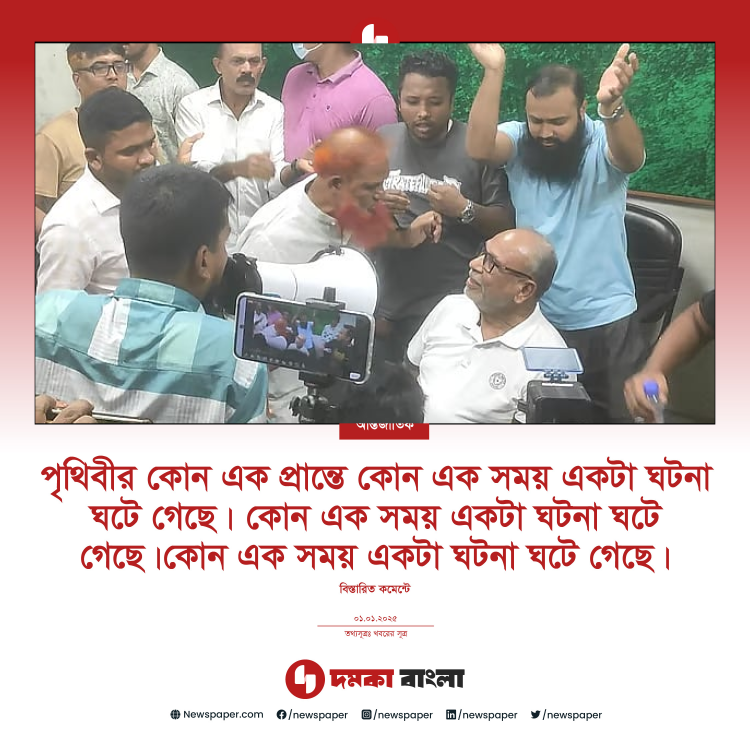
#> input picture final.png, 2250 x 2250 px (shown at 1/3 size)
$ python domka-bangla-1.py --template ../final.png --image ../final.png
#> lines starting #> are read from the running program, lines starting #| are printed output that depends on the picture; after the words box and inside, x2 and y2 are one past the last pixel; in counts of white or black regions, pixels touching at a corner belong together
#!/usr/bin/env python3
# -*- coding: utf-8 -*-
"""
Domka Bangla template compositor

What it does
------------
1) Detect the big black rectangle (photo placeholder) in the template.
2) Download/load your image (path or URL), cover-fit (zoom/crop) into that shape.
3) (Optional) Add Bengali texts:
   - Category pill just touching the bottom edge of the photo
   - Big headline below
   - Reporter line
   - Date + Subline

Why "cover-fit"?
----------------
It scales the image so the target area is fully covered (no black bars), then center-crops overflow.

Dependencies
------------
pip install opencv-python-headless pillow numpy requests pillow-avif-plugin

If you don’t need AVIF, you can skip pillow-avif-plugin.
"""

import io
import os
import cv2
import sys
import math
import argparse
import numpy as np
import requests
from pathlib import Path
from PIL import Image, ImageDraw, ImageFont

# Try to load AVIF plugin if installed (safe no-op if missing)
try:
    import pillow_avif  # noqa: F401
except Exception:
    pass


# --------------------------- Robust font loader ---------------------------

COMMON_FONT_PATHS = [
    # Noto Sans Bengali (recommended for Bengali)
    "/usr/share/fonts/truetype/noto/NotoSansBengali-Regular.ttf",
    "/usr/share/fonts/truetype/noto/NotoSansBengali-Bold.ttf",
    # DejaVu / Arial fallbacks
    "/usr/share/fonts/truetype/dejavu/DejaVuSans.ttf",
    "/usr/share/fonts/truetype/dejavu/DejaVuSans-Bold.ttf",
    "C:/Windows/Fonts/Nirmala.ttf",          # Windows Bengali-ish fallback
    "C:/Windows/Fonts/nirmalas.ttf",         # Nirmala UI Semilight
    "C:/Windows/Fonts/arial.ttf",
    "C:/Windows/Fonts/arialbd.ttf",
    "/Library/Fonts/Arial.ttf",
    "/Library/Fonts/Arial Bold.ttf",
]

def load_ttf(font_path: str | None, size_px: int) -> ImageFont.FreeTypeFont:
    """
    Load a TrueType font. If path not given, try common system paths.
    Raise if none found — we don't want PIL bitmap fallback (fixed size).
    """
    candidates = []
    if font_path:
        candidates.append(font_path)
    candidates += COMMON_FONT_PATHS

    for p in candidates:
        try:
            if Path(p).exists():
                return ImageFont.truetype(p, size_px)
        except Exception:
            pass

    raise RuntimeError(
        "No scalable TTF found. Provide --font-regular/--font-bold pointing to .ttf files."
    )


# ----------------------------- Image IO helpers -----------------------------

def load_cv(path_or_url: str) -> np.ndarray:
    """
    Load image to OpenCV (BGR). Supports URL or path via PIL->numpy conversion
    so we can handle AVIF too when pillow-avif-plugin is present.
    """
#> called with path_or_url = '../final.png'
    data = None
    if path_or_url.startswith(("http://", "https://")):
        r = requests.get(path_or_url, timeout=60)
        r.raise_for_status()
        data = r.content
    else:
        with open(path_or_url, "rb") as f:
            data = f.read()

    # Try OpenCV directly first
    arr = np.frombuffer(data, dtype=np.uint8)
    img = cv2.imdecode(arr, cv2.IMREAD_COLOR)
#> img is the input picture: shape (2250, 2250, 3); mean B, G, R 173.8, 176.1, 192.6
    if img is not None:
        return img

    # Fallback: PIL (helps with AVIF/odd formats), then convert to BGR
    pil = Image.open(io.BytesIO(data)).convert("RGB")
    rgb = np.array(pil)  # H x W x 3 (RGB)
    bgr = cv2.cvtColor(rgb, cv2.COLOR_RGB2BGR)
    return bgr


# ------------------------------- Core geometry -------------------------------

def fit_cover(src_bgr: np.ndarray, tw: int, th: int) -> np.ndarray:
    """
    COVER fit: scale to fully cover target (tw x th), center-crop overflow.
    """
    sh, sw = src_bgr.shape[:2]
    src_as = sw / sh
    tgt_as = tw / th

    if src_as < tgt_as:
        # relatively taller → scale by width
        new_w = tw
        new_h = int(new_w / src_as)
    else:
        # relatively wider → scale by height
        new_h = th
        new_w = int(new_h * src_as)

    resized = cv2.resize(src_bgr, (new_w, new_h), interpolation=cv2.INTER_AREA)
    x = (new_w - tw) // 2
    y = (new_h - th) // 2
    return resized[y:y+th, x:x+tw]


def detect_black_photo_box(template_bgr: np.ndarray) -> tuple[int,int,int,int]:
    """
    Detect the large black rectangle (the photo placeholder).
    Returns bounding box (x, y, w, h).

    Heuristic:
    - Convert to HSV
    - Threshold for very low value (V) and low saturation (near black)
    - Morph clean, pick largest rectangle-ish contour in the center zone
    """
    H, W = template_bgr.shape[:2]
#> H = 2250; W = 2250
    hsv = cv2.cvtColor(template_bgr, cv2.COLOR_BGR2HSV)
#> hsv: shape (2250, 2250, 3); mean H, S, V 37.6, 45, 198.4

    # Very dark (tweak if your template differs)
    lower = np.array([0, 0, 0], dtype=np.uint8)
    upper = np.array([179, 80, 60], dtype=np.uint8)  # allow a bit of dark grey
    mask = cv2.inRange(hsv, lower, upper)
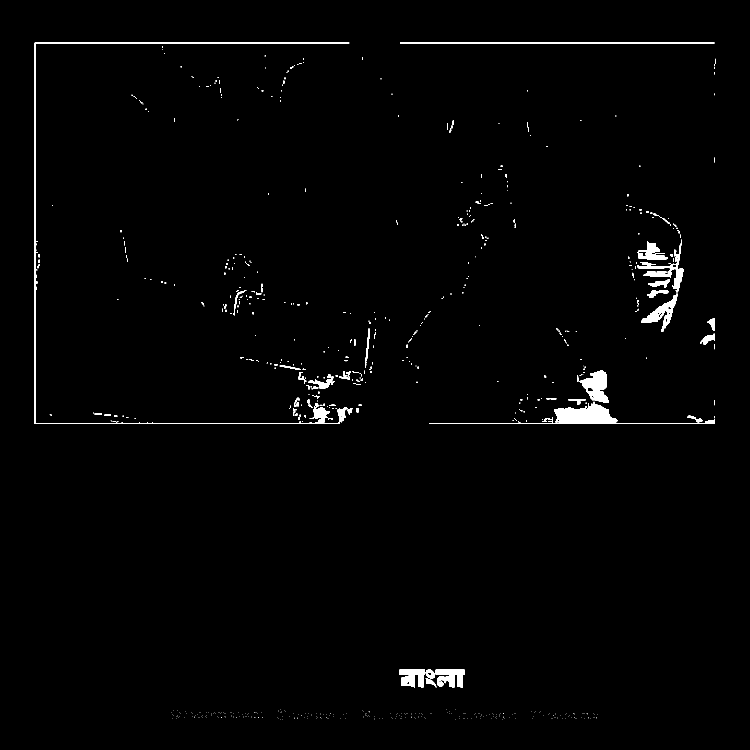
#> mask: shape (2250, 2250) (shown at 1/3 size); 1.1% white; 734 white regions (614 under 20 px), largest, box (x1, y1, x2, y2) and area: (1288, 1205, 2145, 1272) 9794, (104, 128, 1048, 1272) 8487, (1738, 1112, 1826, 1208) 4506

    kernel = np.ones((7, 7), np.uint8)
    mask = cv2.morphologyEx(mask, cv2.MORPH_CLOSE, kernel, iterations=2)
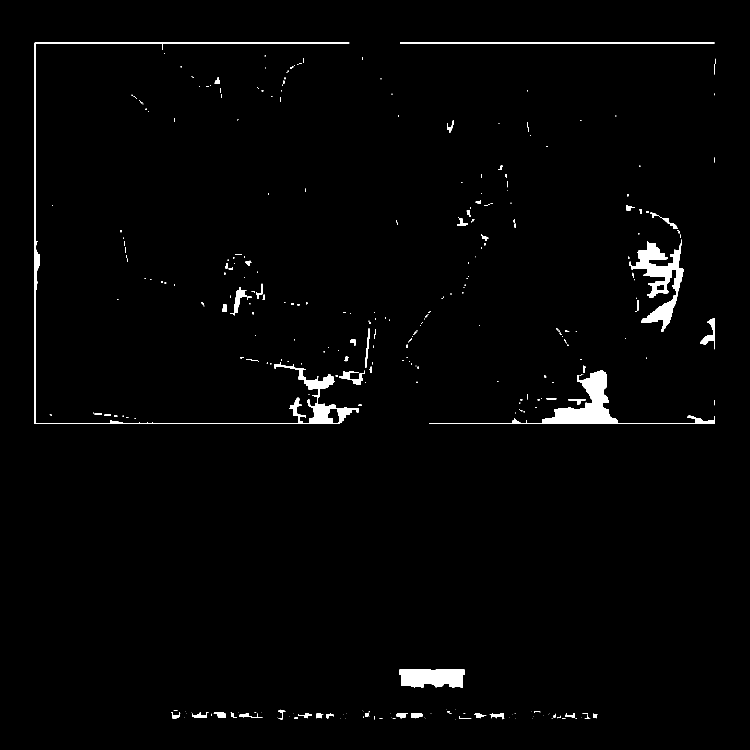
#> mask: shape (2250, 2250) (shown at 1/3 size); 1.5% white; 334 white regions (230 under 20 px), largest, box (x1, y1, x2, y2) and area: (1288, 1112, 2145, 1272) 17086, (104, 128, 1076, 1272) 15973, (1889, 719, 2052, 995) 14576
    mask = cv2.morphologyEx(mask, cv2.MORPH_OPEN,  kernel, iterations=1)
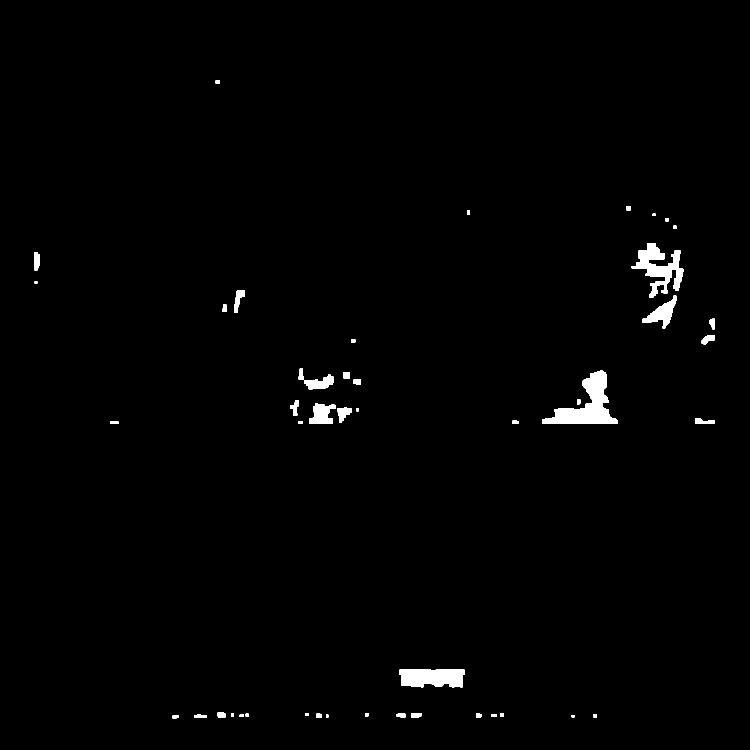
#> mask: shape (2250, 2250) (shown at 1/3 size); 1.1% white; 47 white regions

    cnts, _ = cv2.findContours(mask, cv2.RETR_EXTERNAL, cv2.CHAIN_APPROX_SIMPLE)
#> cnts = 47 contours; largest, box (x1, y1, x2, y2) and area: (1626, 1112, 1852, 1272) 14212, (1895, 729, 2052, 893) 9624, (1199, 2008, 1393, 2062) 8986, (1927, 887, 2029, 985) 3630, (929, 1211, 1007, 1272) 3128
    if not cnts:
        raise RuntimeError("Could not find the black photo placeholder. Adjust thresholds.")

    # Prefer largest by area but also roughly in the middle third of the page
    best = None
    best_score = -1
    cx_target, cy_target = W/2, H*0.40  # expected region center (slightly upper half)
#> cx_target = 1125; cy_target = 900
    for c in cnts:
        x,y,w,h = cv2.boundingRect(c)
        area = w*h
        cx, cy = x+w/2, y+h/2
        # distance penalty from expected center
        dist = math.hypot(cx - cx_target, cy - cy_target)
        score = area - 3.0*dist  # weight area high, penalize off-center
        if score > best_score:
            best, best_score = (x,y,w,h), score
#> this loop made 47 passes
#> (x, y, w, h, area, cx, cy, dist) on passes 18, 31: (1199, 2008, 194, 54, 10476, 1296, 2035, 1147.8), (1626, 1112, 226, 160, 36160, 1739, 1192, 679.9)
#> (x, y, w, h, area, cx, cy, dist) on passes 1, 7, 8, 9, 13, 14: (518, 2146, 19, 10, 190, 527.5, 2151, 1386.4), (582, 2142, 38, 11, 418, 601, 2147.5, 1353.1), (1190, 2141, 26, 12, 312, 1203, 2147, 1249.4), (949, 2141, 16, 12, 192, 957, 2147, 1258.3), (1429, 2139, 16, 14, 224, 1437, 2146, 1284.5), (1233, 2139, 31, 15, 465, 1248.5, 2146.5, 1252.6)
#> after the loop, best_score = 34120.3

    x,y,w,h = best
#> x = 1626; y = 1112; w = 226; h = 160
    # Slightly deflate to avoid 1px borders
    pad = 2
    x = max(0, x+pad); y = max(0, y+pad)
#> after `x = max(0, x + pad)`: x = 1628
#> after `y = max(0, y + pad)`: y = 1114
    w = max(1, w-2*pad); h = max(1, h-2*pad)
#> after `w = max(1, w - 2 * pad)`: w = 222
#> after `h = max(1, h - 2 * pad)`: h = 156
    return x, y, w, h


# ------------------------------- Text helpers --------------------------------

def round_rect(draw: ImageDraw.ImageDraw, xy, radius, fill):
    """Draw a filled rounded rectangle."""
    x1,y1,x2,y2 = xy
    draw.rounded_rectangle([x1,y1,x2,y2], radius=radius, fill=fill)

def draw_wrapped_text(draw, text, font, box_w, start_xy, line_spacing=1.05, fill=(0,0,0), align="left"):
    """
    Simple greedy word-wrap using Pillow's textlength measurement.
    Returns bottom y after drawing.
    """
    if not text:
        return start_xy[1]

    words = text.split()
    lines, cur = [], ""
    for w in words:
        test = (cur + " " + w).strip()
        if draw.textlength(test, font=font) <= box_w or not cur:
            cur = test
        else:
            lines.append(cur)
            cur = w
    if cur:
        lines.append(cur)

    x, y = start_xy
    ascent, descent = font.getmetrics()
    line_h = ascent + descent
    for line in lines:
        if align == "center":
            w = draw.textlength(line, font=font)
            draw.text((x + (box_w - w)/2, y), line, font=font, fill=fill)
        else:
            draw.text((x, y), line, font=font, fill=fill)
        y += int(line_h * line_spacing)
    return y


# --------------------------------- Compose -----------------------------------

def compose(
    template: str,
    image: str,
    output: str,
    category: str = "",
    title: str = "",
    reporter: str = "",
    date_text: str = "",
    subline: str = "",
    font_regular: str = "",
    font_bold: str = "",
    title_size: int = 84,
    category_size: int = 36,
    meta_size: int = 36,
    brand_red: tuple[int,int,int] = (198, 52, 42),  # RGB approximate of the brand red
):
    """
    Main pipeline:
    - place photo into detected black box
    - add optional texts (category pill, headline, reporter, date, subline)
    """

    # 1) Load template and detect photo box
    template_bgr = load_cv(template)
    x, y, w, h = detect_black_photo_box(template_bgr)
#> x = 1628; y = 1114; w = 222; h = 156

    # 2) Load your image and cover-fit into the box
    src_bgr = load_cv(image)
    fitted = fit_cover(src_bgr, w, h)
#> in fit_cover, `tgt_as = tw / th`: tgt_as = 1.42
#> in fit_cover, `new_w = tw`: new_w = 222
#> in fit_cover, `resized = cv2.resize(src_bgr, (new_w, new_h), interpolation=cv2.INTER_..`:
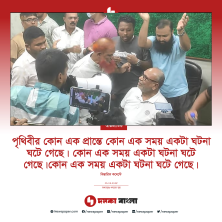
#> resized: shape (222, 222, 3); mean B, G, R 173.8, 176.1, 192.6
#> in fit_cover, `x = (new_w - tw) // 2`: x = 0
#> in fit_cover, `y = (new_h - th) // 2`: y = 33
#> in fit_cover, `return resized[y:y+th, x:x+tw]`:
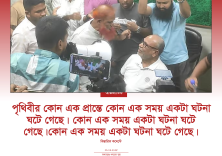
#> returned value: shape (156, 222, 3); mean of channels 0, 1, 2 177.4, 179.1, 188.9; drawn as B, G, R
    template_bgr[y:y+h, x:x+w] = fitted

    # 3) Switch to PIL for crisp text rendering
    canvas = Image.fromarray(cv2.cvtColor(template_bgr, cv2.COLOR_BGR2RGB))
    draw = ImageDraw.Draw(canvas)
    W, H = canvas.size
#> W = 2250; H = 2250

    # 4) Load fonts (force scalable TTF)
    font_title = load_ttf(font_bold or font_regular, title_size)
    font_meta  = load_ttf(font_regular or font_bold, meta_size)
    font_cat   = load_ttf(font_bold or font_regular, category_size)

    WHITE = (255, 255, 255)
    BLACK = (0, 0, 0)
    RED   = brand_red  # brand-ish red

    # 5) Category pill (centered horizontally, overlapping the bottom of the photo area)
    if category:
        pill_text = category.strip()
        text_w = draw.textlength(pill_text, font=font_cat)
        pad_x = 32
        pad_y = 10
        pill_w = int(text_w + pad_x * 2)
        pill_h = int(font_cat.getbbox("Ag")[3] + pad_y * 2)
        pill_x = int(x + (w - pill_w) / 2)
        pill_y = int(y + h - pill_h / 2)  # half-overlap with photo bottom

        round_rect(draw, (pill_x, pill_y, pill_x+pill_w, pill_y+pill_h), radius=16, fill=RED)
        draw.text((pill_x + pad_x, pill_y + pad_y - 4), pill_text, font=font_cat, fill=WHITE)

    # 6) Headline (big red text), left/right margins relative to width
    if title:
        margin = int(W * 0.07)
        title_top = y + h + int(H * 0.02)  # a bit below the photo/pill
        box_w = W - 2 * margin
        draw_wrapped_text(draw, title, font_title, box_w, (margin, title_top),
                          line_spacing=1.06, fill=RED, align="left")

    # 7) Reporter, date, subline area (centered) — placed below title area
    # Rough vertical placements based on the sample composition
    info_center_x = W // 2
#> info_center_x = 1125
    info_y = y + h + int(H * 0.21)  # adjust as needed for your exact template
#> info_y = 1742

    if reporter:
        rep_w = draw.textlength(reporter, font=font_meta)
        draw.text((info_center_x - rep_w/2, info_y), reporter, font=font_meta, fill=RED)
        info_y += int(font_meta.getbbox("Ag")[3] * 1.4)

    if date_text:
        date_w = draw.textlength(date_text, font=font_meta)
        draw.text((info_center_x - date_w/2, info_y), date_text, font=font_meta, fill=BLACK)
        info_y += int(font_meta.getbbox("Ag")[3] * 1.1)

    if subline:
        sub_w = draw.textlength(subline, font=font_meta)
        draw.text((info_center_x - sub_w/2, info_y), subline, font=font_meta, fill=BLACK)

    # 8) Save
    canvas.save(output)
    print(f"Saved: {output}")


# ----------------------------------- CLI -------------------------------------

def main():
    ap = argparse.ArgumentParser(description="Compose a Domka Bangla style post from template + image.")
    ap.add_argument("--template", required=True, help="Path to the Domka template image (e.g., Domka-Bangla-template-1.jpg)")
    ap.add_argument("--image", required=True, help="Path or URL to the photo (JPG/PNG/WEBP/AVIF)")
    ap.add_argument("--output", default="final.png", help="Where to save the final image")
    # Optional texts
    ap.add_argument("--category", default="", help="Category label (e.g., আন্তর্জাতিক)")
    ap.add_argument("--title", default="", help="Big headline (Bengali supported)")
    ap.add_argument("--reporter", default="", help="Reporter name (centered)")
    ap.add_argument("--date", dest="date_text", default="", help="Date text")
    ap.add_argument("--subline", default="", help="Subline under date")
    # Fonts & sizes
    ap.add_argument("--font-regular", default="", help="Path to a Bengali-capable TTF (e.g., NotoSansBengali-Regular.ttf)")
    ap.add_argument("--font-bold", default="", help="Path to a Bold TTF (e.g., NotoSansBengali-Bold.ttf)")
    ap.add_argument("--title-size", type=int, default=84, help="Title font size in px")
    ap.add_argument("--category-size", type=int, default=36, help="Category pill font size in px")
    ap.add_argument("--meta-size", type=int, default=36, help="Meta font size (reporter/date/subline) in px")
    args = ap.parse_args()

    compose(
        template=args.template,
        image=args.image,
        output=args.output,
        category=args.category,
        title=args.title,
        reporter=args.reporter,
        date_text=args.date_text,
        subline=args.subline,
        font_regular=args.font_regular,
        font_bold=args.font_bold,
        title_size=args.title_size,
        category_size=args.category_size,
        meta_size=args.meta_size,
    )


if __name__ == "__main__":
    main()

# python domka-bangla-1.py \
#   --template Domka-Bangla-template-1.jpg \
#   --image "https://media.prothomalo.com/prothomalo-bangla%2F2025-08-28%2F9ok3cfdf%2Fprothomalo-bangla-Latif.avif" \

#   --output domka-bangla-1-output.png

#     --category "আন্তর্জাতিক" \
#   --title "পৃথিবীর কোন এক প্রান্তে কোন এক সময় একটি ঘটনা ঘটেছে..." \
#   --reporter "বিস্তারিত মন্তব্য" \
#   --date "০১.০৯.২০২৫" \
#   --subline "উপস্থাপনায় ধরণেশ গুপ্ত" \
#   --font-regular "/usr/share/fonts/truetype/noto/NotoSansBengali-Regular.ttf" \
#   --font-bold "/usr/share/fonts/truetype/noto/NotoSansBengali-Bold.ttf" \
#   --title-size 96 \
#   --category-size 40 \
#   --meta-size 38 \

$ run again, with Domka-Bangla-template-1.jpg saved as final.png
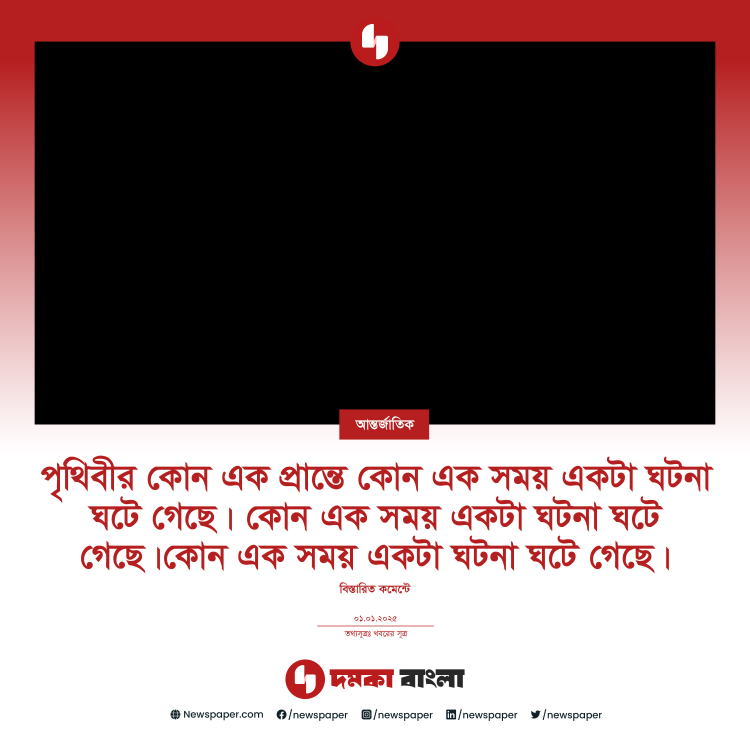
#> input picture Domka-Bangla-template-1.jpg, 2250 x 2250 px (shown at 1/3 size)
#> in load_cv, img is the input picture: shape (2250, 2250, 3); mean B, G, R 109.7, 109.5, 128
#> hsv: shape (2250, 2250, 3); mean H, S, V 12.2, 26.4, 128.1
#> in detect_black_photo_box, `mask = cv2.morphologyEx(mask, cv2.MORPH_CLOSE, kernel, iterations=2)`:
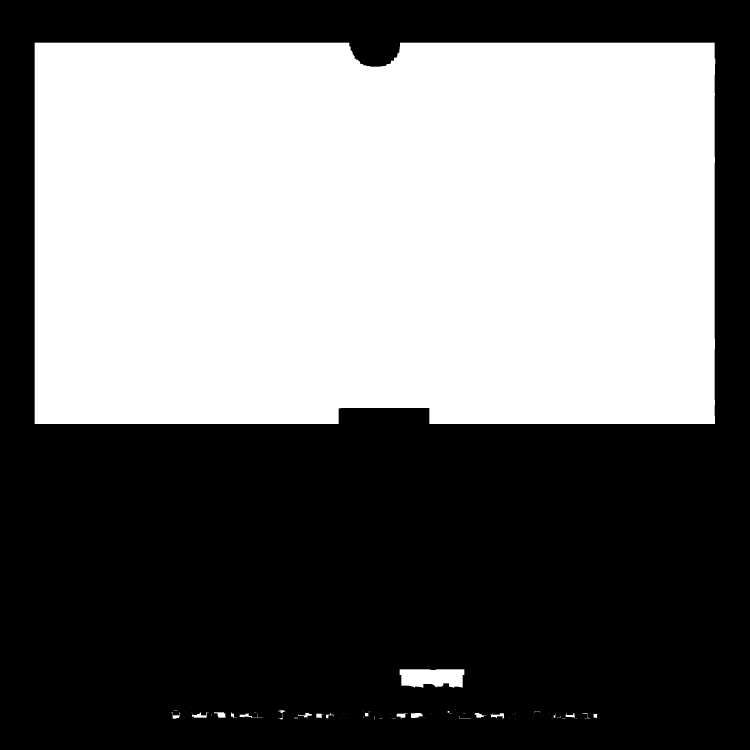
#> mask: shape (2250, 2250) (shown at 1/3 size); 45.9% white; 78 white regions (53 under 20 px), largest, box (x1, y1, x2, y2) and area: (104, 128, 2146, 1272) 2312063, (1199, 2008, 1393, 2063) 9264, (1233, 2139, 1268, 2155) 426
#> cnts = 19 contours; largest, box (x1, y1, x2, y2) and area: (104, 128, 2146, 1272) 2308772, (1199, 2008, 1393, 2062) 8986, (1233, 2139, 1264, 2154) 358, (653, 2137, 676, 2153) 311, (582, 2142, 620, 2153) 276
#> the loop in detect_black_photo_box, `for c in cnts:` made 19 passes
#> (x, y, w, h, area, cx, cy, dist) on passes 18 to 19: (1199, 2008, 194, 54, 10476, 1296, 2035, 1147.8), (104, 128, 2042, 1144, 2336048, 1125, 700, 200)
#> after the loop in detect_black_photo_box, `for c in cnts:`: best_score = 2335448
#> in detect_black_photo_box, `x = max(0, x + pad)`: x = 106
#> in detect_black_photo_box, `y = max(0, y + pad)`: y = 130
#> in detect_black_photo_box, `w = max(1, w - 2 * pad)`: w = 2038
#> in detect_black_photo_box, `h = max(1, h - 2 * pad)`: h = 1140
#> in compose, `x, y, w, h = detect_black_photo_box(template_bgr)`: x = 106; y = 130; w = 2038; h = 1140
#> tgt_as = 1.79
#> new_w = 2038
#> in fit_cover, `x = (new_w - tw) // 2`: x = 0
#> in fit_cover, `y = (new_h - th) // 2`: y = 449
#> in compose, `template_bgr[y:y+h, x:x+w] = fitted`:
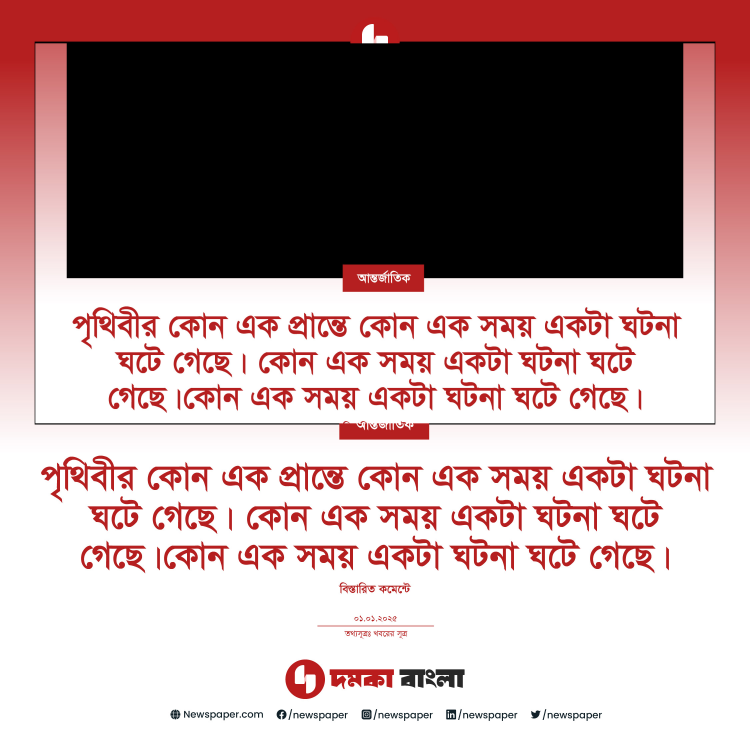
#> template_bgr: shape (2250, 2250, 3) (shown at 1/3 size); mean B, G, R 152.3, 152.1, 176.2
#> info_y = 1742
